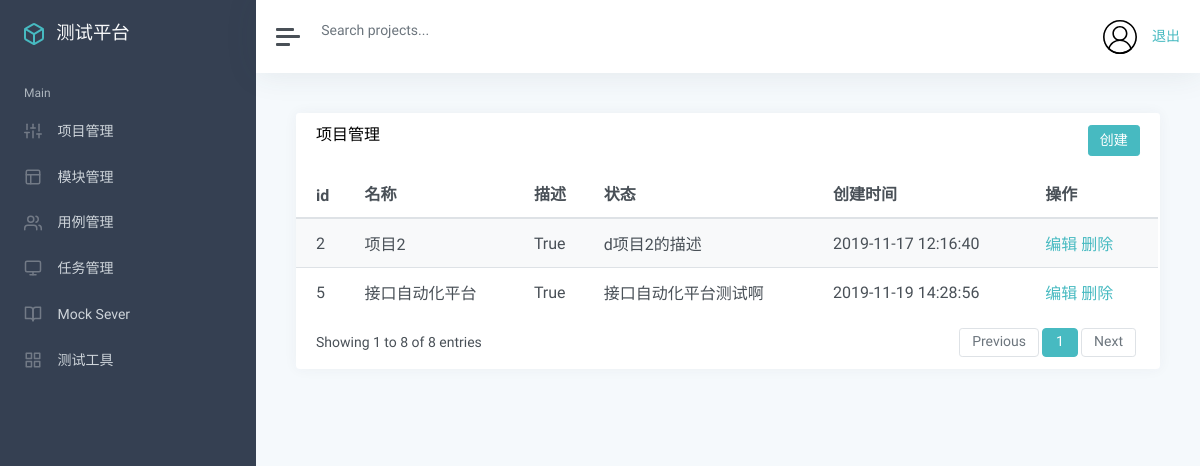
Screenshot of /manage/ with the database file from the repository.
### app_manage/models.py (models this page shows, shortened)
class Project(models.Model):
    name = models.CharField("名称", max_length=100, null=False, default='')
    describe = models.TextField("描述", default="")
    status = models.BooleanField("状态", default=True)
    update_time = models.DateTimeField("更新时间", auto_now=True)
    create_time = models.DateTimeField("创建时间", auto_now_add=True)

### app_manage/views/project_view.py (the view)
# urls.py: path('', project_view.list_project),
def list_project(request):
    username = request.COOKIES.get('user','')
    print('username------------->',username)
    projects = Project.objects.all()
    return render(request, 'project/list.html', {
        'projects':projects,
        'user':username
    })

### templates/project/list.html (shortened to what this page needs)
{% extends "manage.html" %}
{% block manage %}
<div class="card flex-fill">
    <div class="card-header">
        <h5 class="card-title mb-0" style="float:left">项目管理</h5>
        <button onclick="add()" type="button" class="btn btn-primary" style="float:right">创建</button>
    </div>
    <div id="datatables-dashboard-traffic_wrapper" class="dataTables_wrapper dt-bootstrap4 no-footer">
        <div class="row">
            <div class="col-sm-12">
                <table id="datatables-dashboard-traffic" class="table table-striped my-0 dataTable no-footer"
                    role="grid" aria-describedby="datatables-dashboard-traffic_info">
                    <thead>
                        <tr role="row">
                            <th>id</th>
                            <th>名称</th>
                            <th>描述</th>
                            <th>状态</th>
                            <th>创建时间</th>
                            <th>操作</th>
                        </tr>
                    </thead>
                    <tbody>
                        {% for p in projects %}
                        <tr role="row" class="odd">
                            <td>{{ p.id }}</td>
                            <td>{{ p.name }}</td>
                            <td>{{ p.status }}</td>
                            <td>{{ p.describe }}</td>
                            <td>{{ p.create_time |date:"Y-m-d H:i:s"}}</td>
                            <td>
                                <a href="/project/edit/{{p.id}}/">编辑</a>
                                <a href="/manage/project_delete/{{p.id}}/">删除</a>
                            </td>
                        </tr>
                        {% endfor %}
                    </tbody>
                </table>
            </div>
        </div>
        <div class="row">
            <div class="col-sm-12 col-md-5">
                <div class="dataTables_info" id="datatables-dashboard-traffic_info" role="status" aria-live="polite">
                    Showing 1 to 8 of 8 entries
                </div>
            </div>
            <div class="col-sm-12 col-md-7">
                <div class="dataTables_paginate paging_simple_numbers" id="datatables-dashboard-traffic_paginate">
                    <ul class="pagination">
                        <li class="paginate_button page-item previous disabled"
                            id="datatables-dashboard-traffic_previous">
                            <a href="#" aria-controls="datatables-dashboard-traffic" data-dt-idx="0" tabindex="0"
                                class="page-link">Previous</a>
                        </li>
                        <li class="paginate_button page-item active">
                            <a href="#" aria-controls="datatables-dashboard-traffic" data-dt-idx="1" tabindex="0"
                                class="page-link">1</a>
                        </li>
                        <li class="paginate_button page-item next disabled" id="datatables-dashboard-traffic_next">
                            <a href="#" aria-controls="datatables-dashboard-traffic" data-dt-idx="2" tabindex="0"
                                class="page-link">Next</a>
                        </li>
                    </ul>
                </div>
            </div>
        </div>
    </div>
</div>
{% endblock %}

### rows the page displays
Project: id "2", name "项目2", status "True", describe "d项目2的描述", create_time "2019-11-17 12:16:40"
Project: id "5", name "接口自动化平台", status "True", describe "接口自动化平台测试啊", create_time "2019-11-19 14:28:56"
